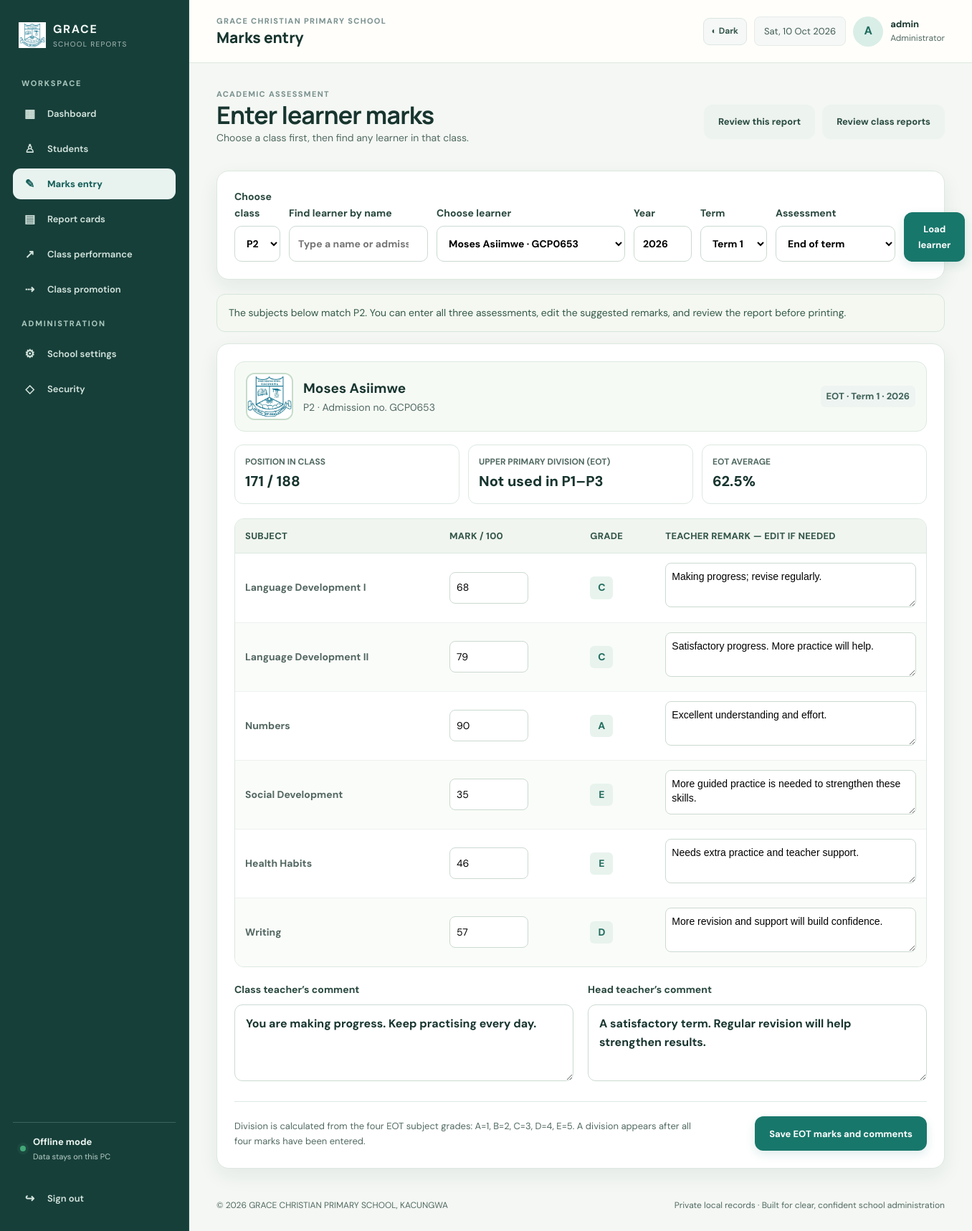
Page /index.php?page=marks&student=653 (signed in) on the committed database.
### tables this page shows
CREATE TABLE classes(id INTEGER PRIMARY KEY, name TEXT UNIQUE NOT NULL, level INTEGER NOT NULL);

CREATE TABLE students(id INTEGER PRIMARY KEY, admission_no TEXT UNIQUE NOT NULL, full_name TEXT NOT NULL, gender TEXT DEFAULT "", dob TEXT DEFAULT "", class_id INTEGER NOT NULL REFERENCES classes(id), parent_name TEXT DEFAULT "", parent_phone TEXT DEFAULT "", address TEXT DEFAULT "", photo TEXT DEFAULT "", status TEXT NOT NULL DEFAULT "Active", admission_date TEXT DEFAULT "", created_at TEXT DEFAULT CURRENT_TIMESTAMP, attendance_type TEXT NOT NULL DEFAULT 'day', deleted_at TEXT DEFAULT NULL, purge_after TEXT DEFAULT NULL, trashed_status TEXT DEFAULT NULL);

CREATE TABLE subjects(id INTEGER PRIMARY KEY, name TEXT UNIQUE NOT NULL, stage TEXT NOT NULL DEFAULT "all");

CREATE TABLE settings(key TEXT PRIMARY KEY, value TEXT NOT NULL);

### report-helpers.php (called while the page is built, shortened)
<?php
function report_grade(?float $score): string
{
    if ($score >= 90) return 'A';
    if ($score >= 60) return 'C';
    if ($score >= 50) return 'D';
    return 'E';
}
function report_remark(?float $score, int $seed): string
{
    $choices = match (report_grade($score)) {
        'A' => ['Outstanding work. Keep aiming high.', 'Excellent understanding and effort.', 'A brilliant result; continue this great work.'],
        'B' => ['Very good progress. Keep practising.', 'Strong work and a pleasing result.', 'Good understanding; aim even higher.'],
        'C' => ['Satisfactory progress. More practice will help.', 'A good foundation; keep working steadily.', 'Making progress; revise regularly.'],
        'D' => ['Keep practising the key skills.', 'More revision and support will build confidence.', 'Working towards the expected standard.'],
        default => ['Needs extra practice and teacher support.', 'Please revise regularly and ask for help.', 'More guided practice is needed to strengthen these skills.'],
    };
    return $choices[abs($seed) % count($choices)];
}
function report_overall_comment(?float $average, string $role, int $seed): string
{
    if ($average >= 90) {
        $choices = $role === 'head'
            ? ['An exceptional term. Continue to nurture this learner’s excellent habits.', 'Outstanding achievement. Maintain this high standard next term.', 'Excellent results and effort. We are proud of this progress.']
            : ['Excellent work this term. Keep up the outstanding effort.', 'A wonderful term of learning. Continue to challenge yourself.', 'Consistently excellent effort and achievement. Well done.'];
    } elseif ($average >= 60) {
        $choices = $role === 'head'
            ? ['A satisfactory term. Regular revision will help strengthen results.', 'Good foundations are developing; consistent support will help.', 'Progress is evident. Encourage daily reading and revision.']
            : ['You are making progress. Keep practising every day.', 'A sound effort; focus on the topics that need more practice.', 'Keep working steadily and ask questions when unsure.'];
    }
    return $choices[abs($seed) % count($choices)];
}

### marks-page.php (the view, shortened to what this page needs)
<?php
$classId = (int)($_GET['class'] ?? 0);
$studentId = (int)($_GET['student'] ?? 0);
$assessment = (string)($_GET['assessment'] ?? 'EOT');
$term = max(1, min(3, $term));
$classQuery = $pdo->prepare('SELECT * FROM classes WHERE id=?');
$classQuery->execute([$classId]);
$selectedClass = $classQuery->fetch();
if ($studentId > 0) {
    $classFromStudent = $pdo->prepare('SELECT c.* FROM students s JOIN classes c ON c.id=s.class_id WHERE s.id=? AND s.deleted_at IS NULL AND s.status="Active"');
    $classFromStudent->execute([$studentId]);
    $studentClass = $classFromStudent->fetch();
    if ($studentClass) {
        $selectedClass = $studentClass;
        $classId = (int)$studentClass['id'];
    }
}
$classStudents = [];
$student = null;
$subjects = [];
$savedMarks = [];
$comments = [];
$classRankings = [];
$classSize = 0;
$division = 'Pending';
$average = null;
if ($selectedClass) {
    $studentsQuery = $pdo->prepare(
        'SELECT s.id,s.full_name,s.admission_no,s.photo,c.name class_name,c.level,c.id class_id
         FROM students s JOIN classes c ON c.id=s.class_id
         WHERE s.class_id=? AND s.status="Active" ORDER BY s.full_name'
    );
    $studentsQuery->execute([$classId]);
    $classStudents = $studentsQuery->fetchAll();
    foreach ($classStudents as $candidate) {
        if ((int)$candidate['id'] === $studentId) {
            $student = $candidate;
            break;
        }
    }
    if ($student) {
        $names = (int)$selectedClass['level'] <= 3
            ? ['Social Development', 'Language Development I', 'Language Development II', 'Health Habits', 'Numbers', 'Writing']
            : ['English', 'Mathematics', 'Social Studies', 'Science'];
        $nameSlots = implode(',', array_fill(0, count($names), '?'));
        $subjectQuery = $pdo->prepare("SELECT * FROM subjects WHERE name IN ($nameSlots) ORDER BY id");
        $subjectQuery->execute($names);
        $subjects = $subjectQuery->fetchAll();
        $marksQuery = $pdo->prepare(
            'SELECT subject_id,score,teacher_comment FROM marks
             WHERE student_id=? AND academic_year=? AND term=? AND assessment=?'
        );
        $marksQuery->execute([$studentId, $year, $term, $assessment]);
        foreach ($marksQuery as $markRow) {
            $savedMarks[(int)$markRow['subject_id']] = $markRow;
        }
        $commentsQuery = $pdo->prepare('SELECT * FROM comments WHERE student_id=? AND academic_year=? AND term=?');
        $commentsQuery->execute([$studentId, $year, $term]);
        $comments = $commentsQuery->fetch() ?: [];
        $eotQuery = $pdo->prepare(
            'SELECT COALESCE(SUM(m.score),0) total,COUNT(m.id) marked
             FROM marks m JOIN subjects su ON su.id=m.subject_id
             WHERE m.student_id=? AND m.academic_year=? AND m.term=? AND m.assessment="EOT"
               AND su.name IN (' . implode(',', array_fill(0, count($names), '?')) . ')'
        );
        $eotQuery->execute([$studentId, $year, $term, ...$names]);
        $eotSummary = $eotQuery->fetch();
        $average = (int)$eotSummary['marked'] > 0 ? (float)$eotSummary['total'] / (int)$eotSummary['marked'] : null;
        $aggregate = 0;
        $aggregateCount = 0;
        $eotGrades = $pdo->prepare(
            'SELECT m.score FROM marks m JOIN subjects su ON su.id=m.subject_id
             WHERE m.student_id=? AND m.academic_year=? AND m.term=? AND m.assessment="EOT"
               AND su.name IN (' . implode(',', array_fill(0, count($names), '?')) . ')'
        );
        $eotGrades->execute([$studentId, $year, $term, ...$names]);
        foreach ($eotGrades as $gradeRow) {
            $aggregate += report_grade_points((float)$gradeRow['score']) ?? 0;
            $aggregateCount++;
        }
        $division = report_division($aggregateCount === count($names) ? $aggregate : null, count($names));
        $rankQuery = $pdo->prepare(
            'SELECT s.id,COALESCE(SUM(m.score),0) total,COUNT(m.id) marked
             FROM students s LEFT JOIN marks m ON m.student_id=s.id AND m.academic_year=? AND m.term=?
               AND m.assessment="EOT" AND m.subject_id IN (' . implode(',', array_fill(0, count($subjects), '?')) . ')
             WHERE s.class_id=? AND s.status="Active" GROUP BY s.id ORDER BY total DESC,s.full_name'
        );
        $rankQuery->execute([$year, $term, ...array_column($subjects, 'id'), $classId]);
        $classRankings = $rankQuery->fetchAll();
        $classSize = count($classRankings);
    }
}
$schoolName = setting($pdo, 'school_name', 'Grace Christian Primary School, Kacungwa');
$studentRank = null;
foreach ($classRankings as $candidate) {
    if ((int)$candidate['id'] === $studentId && (int)$candidate['marked'] > 0) {
        $studentRank = 1 + count(array_filter(
            $classRankings,
            static fn(array $other): bool => (int)$other['marked'] > 0
                && (float)$other['total'] > (float)$candidate['total']
        ));
        break;
    }
}
$photoPath = $student && trim((string)$student['photo']) !== '' ? $student['photo'] : 'assets/school-logo.jpg';
$classComment = trim((string)($comments['class_comment'] ?? ''));
$headComment = trim((string)($comments['head_comment'] ?? ''));
if ($classComment === '') $classComment = report_overall_comment($average, 'class', $studentId + $term);
if ($headComment === '') $headComment = report_overall_comment($average, 'head', $studentId + $year);
?><!doctype html>
<html lang="en">
<head>
<link rel="stylesheet" href="assets/style.css">
</head>
<body>
<div class="app-shell">
  <aside class="sidebar" id="sidebar">
    <a class="side-brand" href="index.php"><img src="assets/school-logo.jpg" alt="School emblem"><span><b>GRACE</b><small>SCHOOL REPORTS</small></span></a>
    <div class="side-label">WORKSPACE</div>
    <a class="nav-link" href="index.php"><span class="nav-symbol">▦</span>Dashboard</a>
    <a class="nav-link" href="index.php?page=students"><span class="nav-symbol">♙</span>Students</a>
    <a class="nav-link active" href="index.php?page=marks"><span class="nav-symbol">✎</span>Marks entry</a>
    <a class="nav-link" href="index.php?page=reports"><span class="nav-symbol">▤</span>Report cards</a>
    <a class="nav-link" href="index.php?page=performance"><span class="nav-symbol">↗</span>Class performance</a>
    <a class="nav-link" href="index.php?page=promotion"><span class="nav-symbol">⇢</span>Class promotion</a>
    <div class="side-label">ADMINISTRATION</div>
    <a class="nav-link" href="index.php?page=settings"><span class="nav-symbol">⚙</span>School settings</a>
    <a class="nav-link" href="index.php?page=security"><span class="nav-symbol">◇</span>Security</a>
    <div class="sidebar-bottom"><div class="offline-indicator"><i></i><span><b>Offline mode</b><small>Data stays on this PC</small></span></div><a class="nav-link" href="index.php?logout=1"><span class="nav-symbol">↪</span>Sign out</a></div>
  </aside>
  <main class="main-area">
    <header class="topbar"><button class="menu-toggle" id="menuToggle" aria-label="Open navigation">☰</button><div><div class="eyebrow">GRACE CHRISTIAN PRIMARY SCHOOL</div><div class="top-title">Marks entry</div></div><div class="top-actions"><span class="date-chip"><?= date('D, d M Y') ?></span><div class="avatar-admin">A</div><div class="admin-name"><b><?= h($_SESSION['admin']) ?></b><small>Administrator</small></div></div></header>
    <div class="content">
      <div class="marks-top"><div><div class="eyebrow">ACADEMIC ASSESSMENT</div><h1>Enter learner marks</h1><p class="muted">Choose a class first, then find any learner in that class.</p></div>
      <?php if ($student): ?><div class="marks-links"><a class="btn secondary" target="_blank" href="index.php?page=print&student=<?= $studentId ?>&year=<?= $year ?>&term=<?= $term ?>">Review this report</a><a class="btn secondary" target="_blank" href="index.php?page=print&class=<?= $classId ?>&year=<?= $year ?>&term=<?= $term ?>">Review class reports</a></div><?php endif; ?></div>
      <form class="panel marks-filters" method="get" action="index.php">
        <label>Choose class<select name="class" required onchange="this.form.student.value='';this.form.submit()"><?php foreach ($classes as $class): ?><option value="<?= (int)$class['id'] ?>" <?= $classId === (int)$class['id'] ? 'selected' : '' ?>><?= h($class['name']) ?></option><?php endforeach; ?></select></label>
        <label>Find learner by name<input type="search" id="studentSearch" placeholder="Type a name or admission number" autocomplete="off"></label>
        <label>Choose learner<select name="student" required><?php foreach ($classStudents as $classStudent): ?><option value="<?= (int)$classStudent['id'] ?>" <?= $studentId === (int)$classStudent['id'] ? 'selected' : '' ?>><?= h($classStudent['full_name'] . ' · ' . $classStudent['admission_no']) ?></option><?php endforeach; ?></select></label>
        <label>Year<input type="number" name="year" min="2020" max="2100" value="<?= $year ?>"></label>
        <label>Term<select name="term"><?php for ($t = 1; $t <= 3; $t++): ?><option value="<?= $t ?>" <?= $term === $t ? 'selected' : '' ?>>Term <?= $t ?></option><?php endfor; ?></select></label>
        <label>Assessment<select name="assessment"><?php foreach (['BOT' => 'Beginning of term', 'MID' => 'Mid-term', 'EOT' => 'End of term'] as $code => $label): ?><option value="<?= $code ?>" <?= $assessment === $code ? 'selected' : '' ?>><?= h($label) ?></option><?php endforeach; ?></select></label>
        <button class="btn" type="submit">Load learner</button>
      </form>
      <?php if ($student): ?>
      <div class="marks-info">The subjects below match <?= h($selectedClass['name']) ?>. You can enter all three assessments, edit the suggested remarks, and review the report before printing.</div>
      <form class="panel form-panel" method="post" action="index.php?page=marks">
        <div class="student-overview"><img src="<?= h($photoPath) ?>" alt="Photo of <?= h($student['full_name']) ?>"><div><b><?= h($student['full_name']) ?></b><small><?= h($student['class_name'] . ' · Admission no. ' . $student['admission_no']) ?></small></div><span class="class-pill"><?= h($assessment) ?> · Term <?= $term ?> · <?= $year ?></span></div>
        <div class="marks-summary"><div><b>Position in class</b><span><?= $studentRank ? h((string)$studentRank) . ' / ' . $classSize : 'Pending' ?></span></div><div><b>Upper primary division (EOT)</b><span id="markDivision" data-level="<?= (int)$selectedClass['level'] ?>" data-subject-count="<?= count($subjects) ?>"><?= (int)$selectedClass['level'] >= 4 ? h($division) : 'Not used in P1–P3' ?></span></div><div><b>EOT average</b><span id="markAverage"><?= $average === null ? 'Pending' : h(number_format($average, 1)) . '%' ?></span></div></div>
        <div class="table-wrap"><table class="marks-table"><thead><tr><th>Subject</th><th>Mark / 100</th><th>Grade</th><th>Teacher remark — edit if needed</th></tr></thead><tbody>
        <?php foreach ($subjects as $subject): $subjectId = (int)$subject['id'];$score = $savedMarks[$subjectId]['score'] ?? ''; $storedRemark = trim((string)($savedMarks[$subjectId]['teacher_comment'] ?? '')); $remark = $storedRemark !== '' ? $storedRemark : report_remark($score === '' ? null : (float)$score, $studentId + $subjectId + $year + $term); ?>
          <tr><td><b><?= h($subject['name']) ?></b></td><td data-label="Mark / 100"><input class="score-input" type="number" inputmode="numeric" min="0" max="100" step="1" name="score[<?= $subjectId ?>]" value="<?= h($score) ?>" placeholder="Enter mark" data-grade="grade-<?= $subjectId ?>" data-remark="remark-<?= $subjectId ?>" data-seed="<?= $studentId + $subjectId + $year + $term ?>" data-current-assessment="<?= h($assessment) ?>"></td><td data-label="Grade"><span class="grade-chip" id="grade-<?= $subjectId ?>"><?= h(report_grade($score === '' ? null : (float)$score)) ?></span></td><td data-label="Teacher remark — edit if needed"><textarea class="mark-remark" id="remark-<?= $subjectId ?>" name="remark[<?= $subjectId ?>]" rows="2" <?= $storedRemark === '' ? 'data-generated="yes"' : '' ?>><?= h($remark) ?></textarea></td></tr>
        <?php endforeach; ?>
        </tbody></table></div>
        <div class="form-grid comment-grid"><label>Class teacher’s comment<textarea name="class_comment" rows="3"><?= h($classComment) ?></textarea></label><label>Head teacher’s comment<textarea name="head_comment" rows="3"><?= h($headComment) ?></textarea></label></div>
        <div class="form-footer"><p>Division is calculated from the four EOT subject grades: A=1, B=2, C=3, D=4, E=5. A division appears after all four marks have been entered.</p><button class="btn" type="submit">Save <?= h($assessment) ?> marks and comments</button></div>
      </form>
      <?php else: ?>
      <section class="panel"><h2>No active learners in this class</h2><p>Choose a different class or register an active learner first.</p></section>
      <?php endif; ?>
      <footer class="app-footer"><span>© <?= date('Y') ?> <?= h($schoolName) ?></span><span>Private local records · Built for clear, confident school administration</span></footer>
    </div>
  </main>
</div>
</body>
</html>

### rows in the picture
classes: name "P2"
students: full_name "Moses Asiimwe"
subjects: name "Language Development I", value "68", id "Making progress; revise regularly."
subjects: name "Language Development II", value "79", id "Satisfactory progress. More practice will help."
subjects: name "Numbers", value "90", id "Excellent understanding and effort."
subjects: name "Social Development", value "35", id "More guided practice is needed to strengthen these skills."
subjects: name "Health Habits", value "46", id "Needs extra practice and teacher support."
subjects: name "Writing", value "57", id "More revision and support will build confidence."
settings: value "GRACE CHRISTIAN PRIMARY SCHOOL, KACUNGWA"

### other values in the picture
$_SESSION['admin'] "admin"
$assessment "EOT"
$term "1"
$year "2026"
$studentRank "171"
$classSize "188"
$average "62.5"
form field class "P2"
form field student "Moses Asiimwe · GCP0653"
form field assessment "End of term"
